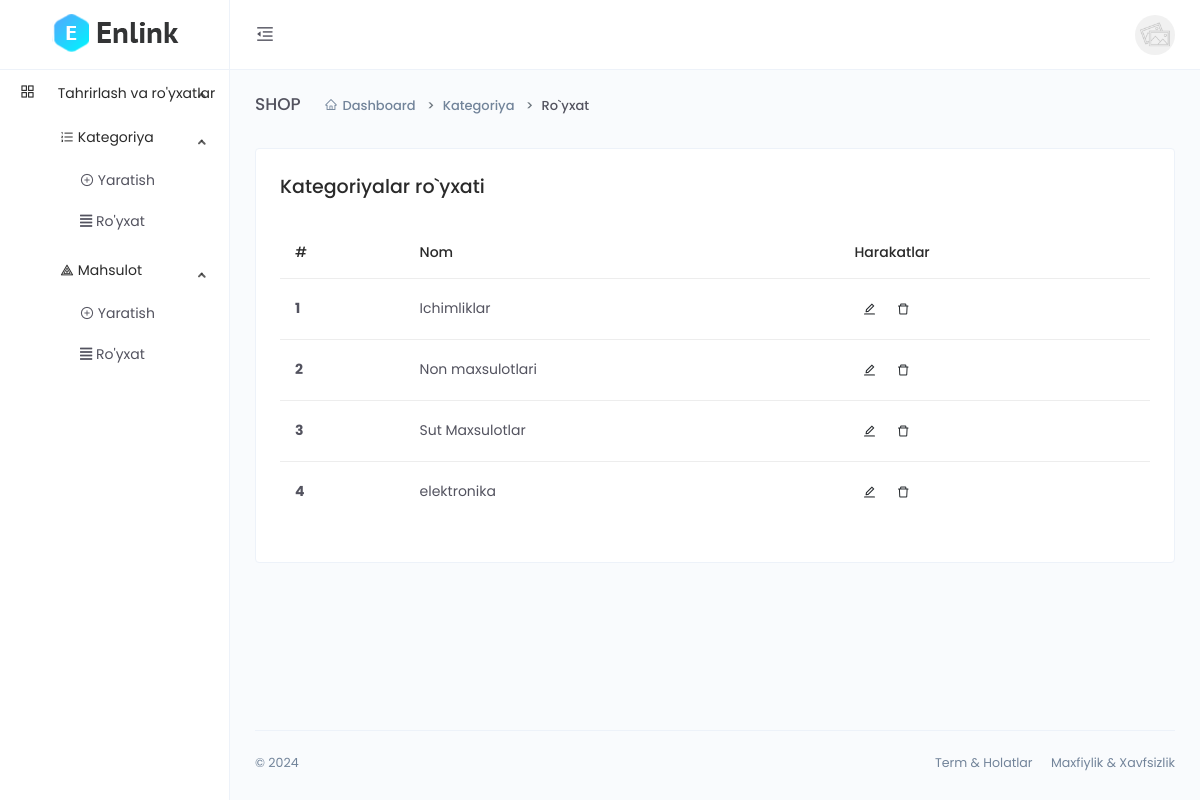
Screenshot of /dashboard/category-list (signed in) with the database file from the repository.
### main/models.py (models this page shows, shortened)
class CodeGenerate(models.Model):
    code = models.CharField(max_length=255, blank=True,unique=True)
    class Meta:
        abstract = True

class Category(CodeGenerate):
    name = models.CharField(max_length=255, unique=True)

### main/funcs.py (the view)
    def wrapper(request, *args, **kwargs):
        if request.user.is_staff:
            result=func(request, *args, **kwargs)
        else:
            return redirect('front:index')
        return result

### main/dashboard/views.py (called while the page is built)
@staff_required
def category_list(request):
    queryset = models.Category.objects.all()
    context = {
        'queryset':queryset
        }
    return render(request, 'dashboard/category/list.html', context)

### main/funcs.py (called while the page is built)
def staff_required(func):
    def wrapper(request, *args, **kwargs):
        if request.user.is_staff:
            result=func(request, *args, **kwargs)
        else:
            return redirect('front:index')
        return result
    return wrapper

### templates/dashboard/category/list.html (shortened to what this page needs)
{% extends 'dashboard/base.html' %}
{% block content %}
<div class="main-content">
    <div class="page-header">
        <h2 class="header-title">SHOP</h2>
        <div class="header-sub-title">
            <nav class="breadcrumb breadcrumb-dash">
                <a href="#" class="breadcrumb-item"><i class="anticon anticon-home m-r-5"></i>Dashboard</a>
                <a class="breadcrumb-item" href="#">Kategoriya</a>
                <span class="breadcrumb-item active">Ro`yxat</span>
            </nav>
        </div>
    </div>
    <div class="card">
        <div class="card-body">
            <h4>Kategoriyalar ro`yxati</h4>
            <div class="m-t-25">
                <div class="table-responsive">
                    <table class="table">
                        <thead>
                            <tr>
                                <th scope="col">#</th>
                                <th scope="col">Nom</th>
                                <th scope="col">Harakatlar</th>
                            </tr>
                        </thead>
                        <tbody>
                            {% for q in queryset %}
                            <tr>
                                <th scope="row">{{forloop.counter}}</th>
                                <td>{{q.name}}</td>
                                <td>
                                    <button type="button" class="btn btn-icon btn-hover btn-sm btn-rounded pull-right" data-toggle="modal" data-target=".bd-example-modal-lg{{forloop.counter}}">
                                        <i class="anticon anticon-edit"></i>
                                    </button>
                                    <button type="button" class="btn btn-icon btn-hover btn-sm btn-rounded" data-toggle="modal" data-target=".bd-example-modal-sm{{forloop.counter}}">
                                        <i class="anticon anticon-delete"></i>
                                    </button>
                                </td>
                            </tr>
                            {% endfor %}
                        </tbody>
                    </table>
                </div>
            </div>
        </div>
    </div>
</div>
{% endblock %}

### rows the page displays
Category: name "Ichimliklar"
Category: name "Non maxsulotlari"
Category: name "Sut Maxsulotlar"
Category: name "elektronika"
